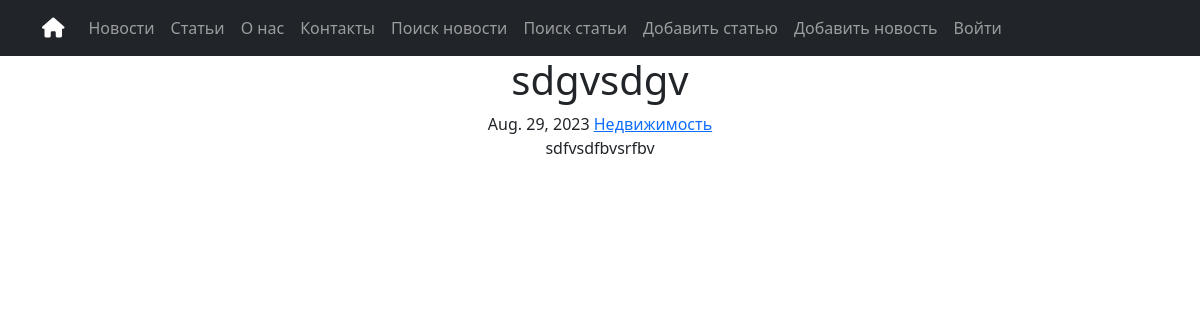
/news/49, run on the app's committed database.
### simpleapp/models.py (models this page shows, shortened)
class News(models.Model):
    title = models.CharField(
        max_length=50,
        unique=True, # названия товаров не должны повторяться
    )
    description = models.TextField()
    date = models.DateField(help_text=('YYYY-MM-DD'))
    category = models.ManyToManyField(
        Category,
        related_name='news', # все новости в категории будут доступны через поле news
    )
    class Meta:
        verbose_name_plural = "News"

class Category(models.Model):
    name = models.CharField(max_length=100, unique=True)
    subscribers = models.ManyToManyField(User, related_name='categories' )
    def __str__(self):
        return self.name.title()
    class Meta:
        verbose_name_plural = "Categories"

### simpleapp/views.py (the view)
# urls.py: path('<int:pk>', NewsDetail.as_view(), name='news_detail'),
class NewsDetail(DetailView):
    model = News
    template_name = 'news/news-detail.html'
    context_object_name = 'news'

### articles/templatetags/custom_censor.py (called while the page is built)
@register.filter()
def censor(value):
    mat = ["банан", "помидор"]
    save_value = []
    words = value.split(' ')
    for word in words:
        a_word = word.lower()
        if a_word in mat:
            lene = len(word)
            wor = []
            for x in word[: -(lene - 1)]:
                wor.append(x)
            for a in range(lene - 1):
                wor.append("*")
            wor =  ''.join(wor)
            save_value.append(wor)
        else:
            save_value.append(word)
    save_value = ' '.join(save_value)
    return save_value

### templates/news/news-detail.html (shortened to what this page needs)
{% extends 'flatpages/default.html' %}
{% load custom_censor %}
{% block content %}
<h1>{{ news.title }}</h1>
<span>{{ news.date }}</span>
<span>
    {% for category in news.category.all %}
    <a href="{% url 'category_details' category.id %}">{{ category }}</a>
    {% endfor %}
</span>
<p>{{ news.description|censor }}</p>
{% endblock content %}

### data on the page
News: title "sdgvsdgv", date "Aug. 29, 2023", description|censor "sdfvsdfbvsrfbv"
Category: name "Недвижимость"
